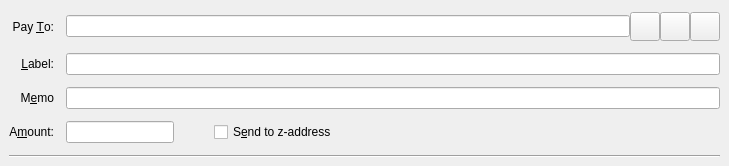
<?xml version="1.0" encoding="UTF-8"?>
<ui version="4.0">
 <class>SendZCoinsEntry</class>
 <widget class="QStackedWidget" name="SendZCoinsEntry">
  <property name="geometry">
   <rect>
    <x>0</x>
    <y>0</y>
    <width>729</width>
    <height>166</height>
   </rect>
  </property>
  <property name="focusPolicy">
   <enum>Qt::TabFocus</enum>
  </property>
  <property name="autoFillBackground">
   <bool>false</bool>
  </property>
  <widget class="QFrame" name="SendZCoins">
   <property name="toolTip">
    <string>This is a normal payment.</string>
   </property>
   <property name="frameShape">
    <enum>QFrame::NoFrame</enum>
   </property>
   <layout class="QGridLayout" name="gridLayout">
    <property name="topMargin">
     <number>8</number>
    </property>
    <property name="bottomMargin">
     <number>4</number>
    </property>
    <property name="horizontalSpacing">
     <number>12</number>
    </property>
    <property name="verticalSpacing">
     <number>8</number>
    </property>
    <item row="1" column="1">
     <widget class="QLineEdit" name="addAsLabel">
      <property name="toolTip">
       <string>Enter a label for this address to add it to the list of used addresses</string>
      </property>
     </widget>
    </item>
    <item row="5" column="0" colspan="2">
     <widget class="Line" name="line">
      <property name="orientation">
       <enum>Qt::Horizontal</enum>
      </property>
     </widget>
    </item>
    <item row="0" column="0">
     <widget class="QLabel" name="payToLabel">
      <property name="text">
       <string>Pay &amp;To:</string>
      </property>
      <property name="alignment">
       <set>Qt::AlignRight|Qt::AlignTrailing|Qt::AlignVCenter</set>
      </property>
      <property name="buddy">
       <cstring>payTo</cstring>
      </property>
     </widget>
    </item>
    <item row="3" column="0">
     <widget class="QLabel" name="amountLabel">
      <property name="text">
       <string>A&amp;mount:</string>
      </property>
      <property name="alignment">
       <set>Qt::AlignRight|Qt::AlignTrailing|Qt::AlignVCenter</set>
      </property>
      <property name="buddy">
       <cstring>payAmount</cstring>
      </property>
     </widget>
    </item>
    <item row="0" column="1">
     <layout class="QHBoxLayout" name="payToLayout">
      <property name="spacing">
       <number>0</number>
      </property>
      <item>
       <widget class="QValidatedLineEdit" name="payTo">
        <property name="toolTip">
         <string>The ConbiniCoin address to send the payment to</string>
        </property>
       </widget>
      </item>
      <item>
       <widget class="QToolButton" name="addressBookButton">
        <property name="toolTip">
         <string>Choose previously used address</string>
        </property>
        <property name="text">
         <string/>
        </property>
        <property name="icon">
         <iconset resource="../bitcoin.qrc">
          <normaloff>:/images/addressbook1</normaloff>:/images/addressbook1</iconset>
        </property>
        <property name="iconSize">
         <size>
          <width>22</width>
          <height>22</height>
         </size>
        </property>
        <property name="shortcut">
         <string>Alt+A</string>
        </property>
       </widget>
      </item>
      <item>
       <widget class="QToolButton" name="pasteButton">
        <property name="toolTip">
         <string>Paste address from clipboard</string>
        </property>
        <property name="text">
         <string/>
        </property>
        <property name="icon">
         <iconset resource="../bitcoin.qrc">
          <normaloff>:/images/paste</normaloff>:/images/paste</iconset>
        </property>
        <property name="iconSize">
         <size>
          <width>22</width>
          <height>22</height>
         </size>
        </property>
        <property name="shortcut">
         <string>Alt+P</string>
        </property>
       </widget>
      </item>
      <item>
       <widget class="QToolButton" name="deleteButton">
        <property name="toolTip">
         <string>Remove this entry</string>
        </property>
        <property name="text">
         <string/>
        </property>
        <property name="icon">
         <iconset resource="../bitcoin.qrc">
          <normaloff>:/images/clear</normaloff>:/images/clear</iconset>
        </property>
        <property name="iconSize">
         <size>
          <width>22</width>
          <height>22</height>
         </size>
        </property>
       </widget>
      </item>
     </layout>
    </item>
    <item row="1" column="0">
     <widget class="QLabel" name="labellLabel">
      <property name="text">
       <string>&amp;Label:</string>
      </property>
      <property name="alignment">
       <set>Qt::AlignRight|Qt::AlignTrailing|Qt::AlignVCenter</set>
      </property>
      <property name="buddy">
       <cstring>addAsLabel</cstring>
      </property>
     </widget>
    </item>
    <item row="2" column="0">
     <widget class="QLabel" name="memoLabel">
      <property name="text">
       <string>M&amp;emo</string>
      </property>
      <property name="alignment">
       <set>Qt::AlignRight|Qt::AlignTrailing|Qt::AlignVCenter</set>
      </property>
      <property name="buddy">
       <cstring>addAsLabel</cstring>
      </property>
     </widget>
    </item>
    <item row="2" column="1">
     <widget class="QLineEdit" name="addAsMemo">
      <property name="toolTip">
       <string>Enter a label for this address to add it to the list of used addresses</string>
      </property>
     </widget>
    </item>
    <item row="3" column="1">
     <layout class="QHBoxLayout" name="horizontalLayoutAmount" stretch="0,0,1">
      <item>
       <widget class="BitcoinAmountField" name="payAmount"/>
      </item>
      <item>
       <spacer name="horizontalSpacer">
        <property name="orientation">
         <enum>Qt::Horizontal</enum>
        </property>
        <property name="sizeHint" stdset="0">
         <size>
          <width>40</width>
          <height>20</height>
         </size>
        </property>
       </spacer>
      </item>
      <item>
       <widget class="QCheckBox" name="checkboxSendToZAddress">
        <property name="toolTip">
         <string>The fee will be deducted from the amount being sent. The recipient will receive less conbinicoins than you enter in the amount field. If multiple recipients are selected, the fee is split equally.</string>
        </property>
        <property name="text">
         <string>S&amp;end to z-address</string>
        </property>
       </widget>
      </item>
     </layout>
    </item>
   </layout>
  </widget>
  <widget class="QFrame" name="SendZCoins_UnauthenticatedPaymentRequest">
   <property name="palette">
    <palette>
     <active>
      <colorrole role="WindowText">
       <brush brushstyle="SolidPattern">
        <color alpha="255">
         <red>0</red>
         <green>0</green>
         <blue>0</blue>
        </color>
       </brush>
      </colorrole>
      <colorrole role="Button">
       <brush brushstyle="SolidPattern">
        <color alpha="255">
         <red>255</red>
         <green>255</green>
         <blue>127</blue>
        </color>
       </brush>
      </colorrole>
      <colorrole role="Light">
       <brush brushstyle="SolidPattern">
        <color alpha="255">
         <red>255</red>
         <green>255</green>
         <blue>255</blue>
        </color>
       </brush>
      </colorrole>
      <colorrole role="Midlight">
       <brush brushstyle="SolidPattern">
        <color alpha="255">
         <red>255</red>
         <green>255</green>
         <blue>191</blue>
        </color>
       </brush>
      </colorrole>
      <colorrole role="Dark">
       <brush brushstyle="SolidPattern">
        <color alpha="255">
         <red>127</red>
         <green>127</green>
         <blue>63</blue>
        </color>
       </brush>
      </colorrole>
      <colorrole role="Mid">
       <brush brushstyle="SolidPattern">
        <color alpha="255">
         <red>170</red>
         <green>170</green>
         <blue>84</blue>
        </color>
       </brush>
      </colorrole>
      <colorrole role="Text">
       <brush brushstyle="SolidPattern">
        <color alpha="255">
         <red>0</red>
         <green>0</green>
         <blue>0</blue>
        </color>
       </brush>
      </colorrole>
      <colorrole role="BrightText">
       <brush brushstyle="SolidPattern">
        <color alpha="255">
         <red>255</red>
         <green>255</green>
         <blue>255</blue>
        </color>
       </brush>
      </colorrole>
      <colorrole role="ButtonText">
       <brush brushstyle="SolidPattern">
        <color alpha="255">
         <red>0</red>
         <green>0</green>
         <blue>0</blue>
        </color>
       </brush>
      </colorrole>
      <colorrole role="Base">
       <brush brushstyle="SolidPattern">
        <color alpha="255">
         <red>255</red>
         <green>255</green>
         <blue>255</blue>
        </color>
       </brush>
      </colorrole>
      <colorrole role="Window">
       <brush brushstyle="SolidPattern">
        <color alpha="255">
         <red>255</red>
         <green>255</green>
         <blue>127</blue>
        </color>
       </brush>
      </colorrole>
      <colorrole role="Shadow">
       <brush brushstyle="SolidPattern">
        <color alpha="255">
         <red>0</red>
         <green>0</green>
         <blue>0</blue>
        </color>
       </brush>
      </colorrole>
      <colorrole role="AlternateBase">
       <brush brushstyle="SolidPattern">
        <color alpha="255">
         <red>255</red>
         <green>255</green>
         <blue>191</blue>
        </color>
       </brush>
      </colorrole>
      <colorrole role="ToolTipBase">
       <brush brushstyle="SolidPattern">
        <color alpha="255">
         <red>255</red>
         <green>255</green>
         <blue>220</blue>
        </color>
       </brush>
      </colorrole>
      <colorrole role="ToolTipText">
       <brush brushstyle="SolidPattern">
        <color alpha="255">
         <red>0</red>
         <green>0</green>
         <blue>0</blue>
        </color>
       </brush>
      </colorrole>
     </active>
     <inactive>
      <colorrole role="WindowText">
       <brush brushstyle="SolidPattern">
        <color alpha="255">
         <red>0</red>
         <green>0</green>
         <blue>0</blue>
        </color>
       </brush>
      </colorrole>
      <colorrole role="Button">
       <brush brushstyle="SolidPattern">
        <color alpha="255">
         <red>255</red>
         <green>255</green>
         <blue>127</blue>
        </color>
       </brush>
      </colorrole>
      <colorrole role="Light">
       <brush brushstyle="SolidPattern">
        <color alpha="255">
         <red>255</red>
         <green>255</green>
         <blue>255</blue>
        </color>
       </brush>
      </colorrole>
      <colorrole role="Midlight">
       <brush brushstyle="SolidPattern">
        <color alpha="255">
         <red>255</red>
         <green>255</green>
         <blue>191</blue>
        </color>
       </brush>
      </colorrole>
      <colorrole role="Dark">
       <brush brushstyle="SolidPattern">
        <color alpha="255">
         <red>127</red>
         <green>127</green>
         <blue>63</blue>
        </color>
       </brush>
      </colorrole>
      <colorrole role="Mid">
       <brush brushstyle="SolidPattern">
        <color alpha="255">
         <red>170</red>
         <green>170</green>
         <blue>84</blue>
        </color>
       </brush>
      </colorrole>
      <colorrole role="Text">
       <brush brushstyle="SolidPattern">
        <color alpha="255">
         <red>0</red>
         <green>0</green>
         <blue>0</blue>
        </color>
       </brush>
      </colorrole>
      <colorrole role="BrightText">
       <brush brushstyle="SolidPattern">
        <color alpha="255">
         <red>255</red>
         <green>255</green>
         <blue>255</blue>
        </color>
       </brush>
      </colorrole>
      <colorrole role="ButtonText">
       <brush brushstyle="SolidPattern">
        <color alpha="255">
         <red>0</red>
         <green>0</green>
         <blue>0</blue>
        </color>
       </brush>
      </colorrole>
      <colorrole role="Base">
       <brush brushstyle="SolidPattern">
        <color alpha="255">
         <red>255</red>
         <green>255</green>
         <blue>255</blue>
        </color>
       </brush>
      </colorrole>
      <colorrole role="Window">
       <brush brushstyle="SolidPattern">
        <color alpha="255">
         <red>255</red>
         <green>255</green>
         <blue>127</blue>
        </color>
       </brush>
      </colorrole>
      <colorrole role="Shadow">
       <brush brushstyle="SolidPattern">
        <color alpha="255">
         <red>0</red>
         <green>0</green>
         <blue>0</blue>
        </color>
       </brush>
      </colorrole>
      <colorrole role="AlternateBase">
       <brush brushstyle="SolidPattern">
        <color alpha="255">
         <red>255</red>
         <green>255</green>
         <blue>191</blue>
        </color>
       </brush>
      </colorrole>
      <colorrole role="ToolTipBase">
       <brush brushstyle="SolidPattern">
        <color alpha="255">
         <red>255</red>
         <green>255</green>
         <blue>220</blue>
        </color>
       </brush>
      </colorrole>
      <colorrole role="ToolTipText">
       <brush brushstyle="SolidPattern">
        <color alpha="255">
         <red>0</red>
         <green>0</green>
         <blue>0</blue>
        </color>
       </brush>
      </colorrole>
     </inactive>
     <disabled>
      <colorrole role="WindowText">
       <brush brushstyle="SolidPattern">
        <color alpha="255">
         <red>127</red>
         <green>127</green>
         <blue>63</blue>
        </color>
       </brush>
      </colorrole>
      <colorrole role="Button">
       <brush brushstyle="SolidPattern">
        <color alpha="255">
         <red>255</red>
         <green>255</green>
         <blue>127</blue>
        </color>
       </brush>
      </colorrole>
      <colorrole role="Light">
       <brush brushstyle="SolidPattern">
        <color alpha="255">
         <red>255</red>
         <green>255</green>
         <blue>255</blue>
        </color>
       </brush>
      </colorrole>
      <colorrole role="Midlight">
       <brush brushstyle="SolidPattern">
        <color alpha="255">
         <red>255</red>
         <green>255</green>
         <blue>191</blue>
        </color>
       </brush>
      </colorrole>
      <colorrole role="Dark">
       <brush brushstyle="SolidPattern">
        <color alpha="255">
         <red>127</red>
         <green>127</green>
         <blue>63</blue>
        </color>
       </brush>
      </colorrole>
      <colorrole role="Mid">
       <brush brushstyle="SolidPattern">
        <color alpha="255">
         <red>170</red>
         <green>170</green>
         <blue>84</blue>
        </color>
       </brush>
      </colorrole>
      <colorrole role="Text">
       <brush brushstyle="SolidPattern">
        <color alpha="255">
         <red>127</red>
         <green>127</green>
         <blue>63</blue>
        </color>
       </brush>
      </colorrole>
      <colorrole role="BrightText">
       <brush brushstyle="SolidPattern">
        <color alpha="255">
         <red>255</red>
         <green>255</green>
         <blue>255</blue>
        </color>
       </brush>
      </colorrole>
      <colorrole role="ButtonText">
       <brush brushstyle="SolidPattern">
        <color alpha="255">
         <red>127</red>
         <green>127</green>
         <blue>63</blue>
        </color>
       </brush>
      </colorrole>
      <colorrole role="Base">
       <brush brushstyle="SolidPattern">
        <color alpha="255">
         <red>255</red>
         <green>255</green>
         <blue>127</blue>
        </color>
       </brush>
      </colorrole>
      <colorrole role="Window">
       <brush brushstyle="SolidPattern">
        <color alpha="255">
         <red>255</red>
         <green>255</green>
         <blue>127</blue>
        </color>
       </brush>
      </colorrole>
      <colorrole role="Shadow">
       <brush brushstyle="SolidPattern">
        <color alpha="255">
         <red>0</red>
         <green>0</green>
         <blue>0</blue>
        </color>
       </brush>
      </colorrole>
      <colorrole role="AlternateBase">
       <brush brushstyle="SolidPattern">
        <color alpha="255">
         <red>255</red>
         <green>255</green>
         <blue>127</blue>
        </color>
       </brush>
      </colorrole>
      <colorrole role="ToolTipBase">
       <brush brushstyle="SolidPattern">
        <color alpha="255">
         <red>255</red>
         <green>255</green>
         <blue>220</blue>
        </color>
       </brush>
      </colorrole>
      <colorrole role="ToolTipText">
       <brush brushstyle="SolidPattern">
        <color alpha="255">
         <red>0</red>
         <green>0</green>
         <blue>0</blue>
        </color>
       </brush>
      </colorrole>
     </disabled>
    </palette>
   </property>
   <property name="toolTip">
    <string>This is an unauthenticated payment request.</string>
   </property>
   <property name="autoFillBackground">
    <bool>true</bool>
   </property>
   <property name="frameShape">
    <enum>QFrame::NoFrame</enum>
   </property>
   <layout class="QGridLayout" name="gridLayout_is">
    <property name="spacing">
     <number>12</number>
    </property>
    <item row="0" column="1">
     <layout class="QHBoxLayout" name="payToLayout_is">
      <property name="spacing">
       <number>0</number>
      </property>
      <item>
       <widget class="QLabel" name="payTo_is"/>
      </item>
      <item>
       <widget class="QToolButton" name="deleteButton_is">
        <property name="toolTip">
         <string>Remove this entry</string>
        </property>
        <property name="text">
         <string/>
        </property>
        <property name="icon">
         <iconset resource="../bitcoin.qrc">
          <normaloff>:/images/clear</normaloff>:/images/clear</iconset>
        </property>
       </widget>
      </item>
     </layout>
    </item>
    <item row="0" column="0">
     <widget class="QLabel" name="payToLabel_is">
      <property name="text">
       <string>Pay To:</string>
      </property>
      <property name="alignment">
       <set>Qt::AlignRight|Qt::AlignTrailing|Qt::AlignVCenter</set>
      </property>
     </widget>
    </item>
    <item row="1" column="0">
     <widget class="QLabel" name="amountLabel_is">
      <property name="text">
       <string>A&amp;mount:</string>
      </property>
      <property name="alignment">
       <set>Qt::AlignRight|Qt::AlignTrailing|Qt::AlignVCenter</set>
      </property>
      <property name="buddy">
       <cstring>payAmount_is</cstring>
      </property>
     </widget>
    </item>
    <item row="1" column="1">
     <widget class="BitcoinAmountField" name="payAmount_is">
      <property name="acceptDrops">
       <bool>false</bool>
      </property>
     </widget>
    </item>
   </layout>
  </widget>
  <widget class="QFrame" name="SendZCoins_AuthenticatedPaymentRequest">
   <property name="palette">
    <palette>
     <active>
      <colorrole role="WindowText">
       <brush brushstyle="SolidPattern">
        <color alpha="255">
         <red>0</red>
         <green>0</green>
         <blue>0</blue>
        </color>
       </brush>
      </colorrole>
      <colorrole role="Button">
       <brush brushstyle="SolidPattern">
        <color alpha="255">
         <red>140</red>
         <green>232</green>
         <blue>119</blue>
        </color>
       </brush>
      </colorrole>
      <colorrole role="Light">
       <brush brushstyle="SolidPattern">
        <color alpha="255">
         <red>230</red>
         <green>255</green>
         <blue>224</blue>
        </color>
       </brush>
      </colorrole>
      <colorrole role="Midlight">
       <brush brushstyle="SolidPattern">
        <color alpha="255">
         <red>185</red>
         <green>243</green>
         <blue>171</blue>
        </color>
       </brush>
      </colorrole>
      <colorrole role="Dark">
       <brush brushstyle="SolidPattern">
        <color alpha="255">
         <red>70</red>
         <green>116</green>
         <blue>59</blue>
        </color>
       </brush>
      </colorrole>
      <colorrole role="Mid">
       <brush brushstyle="SolidPattern">
        <color alpha="255">
         <red>93</red>
         <green>155</green>
         <blue>79</blue>
        </color>
       </brush>
      </colorrole>
      <colorrole role="Text">
       <brush brushstyle="SolidPattern">
        <color alpha="255">
         <red>0</red>
         <green>0</green>
         <blue>0</blue>
        </color>
       </brush>
      </colorrole>
      <colorrole role="BrightText">
       <brush brushstyle="SolidPattern">
        <color alpha="255">
         <red>155</red>
         <green>255</green>
         <blue>147</blue>
        </color>
       </brush>
      </colorrole>
      <colorrole role="ButtonText">
       <brush brushstyle="SolidPattern">
        <color alpha="255">
         <red>0</red>
         <green>0</green>
         <blue>0</blue>
        </color>
       </brush>
      </colorrole>
      <colorrole role="Base">
       <brush brushstyle="SolidPattern">
        <color alpha="255">
         <red>119</red>
         <green>255</green>
         <blue>233</blue>
        </color>
       </brush>
      </colorrole>
      <colorrole role="Window">
       <brush brushstyle="SolidPattern">
        <color alpha="255">
         <red>140</red>
         <green>232</green>
         <blue>119</blue>
        </color>
       </brush>
      </colorrole>
      <colorrole role="Shadow">
       <brush brushstyle="SolidPattern">
        <color alpha="255">
         <red>0</red>
         <green>0</green>
         <blue>0</blue>
        </color>
       </brush>
      </colorrole>
      <colorrole role="AlternateBase">
       <brush brushstyle="SolidPattern">
        <color alpha="255">
         <red>197</red>
         <green>243</green>
         <blue>187</blue>
        </color>
       </brush>
      </colorrole>
      <colorrole role="NoRole">
       <brush brushstyle="SolidPattern">
        <color alpha="255">
         <red>125</red>
         <green>194</green>
         <blue>122</blue>
        </color>
       </brush>
      </colorrole>
      <colorrole role="ToolTipBase">
       <brush brushstyle="SolidPattern">
        <color alpha="255">
         <red>255</red>
         <green>255</green>
         <blue>220</blue>
        </color>
       </brush>
      </colorrole>
      <colorrole role="ToolTipText">
       <brush brushstyle="SolidPattern">
        <color alpha="255">
         <red>0</red>
         <green>0</green>
         <blue>0</blue>
        </color>
       </brush>
      </colorrole>
     </active>
     <inactive>
      <colorrole role="WindowText">
       <brush brushstyle="SolidPattern">
        <color alpha="255">
         <red>0</red>
         <green>0</green>
         <blue>0</blue>
        </color>
       </brush>
      </colorrole>
      <colorrole role="Button">
       <brush brushstyle="SolidPattern">
        <color alpha="255">
         <red>140</red>
         <green>232</green>
         <blue>119</blue>
        </color>
       </brush>
      </colorrole>
      <colorrole role="Light">
       <brush brushstyle="SolidPattern">
        <color alpha="255">
         <red>230</red>
         <green>255</green>
         <blue>224</blue>
        </color>
       </brush>
      </colorrole>
      <colorrole role="Midlight">
       <brush brushstyle="SolidPattern">
        <color alpha="255">
         <red>185</red>
         <green>243</green>
         <blue>171</blue>
        </color>
       </brush>
      </colorrole>
      <colorrole role="Dark">
       <brush brushstyle="SolidPattern">
        <color alpha="255">
         <red>70</red>
         <green>116</green>
         <blue>59</blue>
        </color>
       </brush>
      </colorrole>
      <colorrole role="Mid">
       <brush brushstyle="SolidPattern">
        <color alpha="255">
         <red>93</red>
         <green>155</green>
         <blue>79</blue>
        </color>
       </brush>
      </colorrole>
      <colorrole role="Text">
       <brush brushstyle="SolidPattern">
        <color alpha="255">
         <red>0</red>
         <green>0</green>
         <blue>0</blue>
        </color>
       </brush>
      </colorrole>
      <colorrole role="BrightText">
       <brush brushstyle="SolidPattern">
        <color alpha="255">
         <red>155</red>
         <green>255</green>
         <blue>147</blue>
        </color>
       </brush>
      </colorrole>
      <colorrole role="ButtonText">
       <brush brushstyle="SolidPattern">
        <color alpha="255">
         <red>0</red>
         <green>0</green>
         <blue>0</blue>
        </color>
       </brush>
      </colorrole>
      <colorrole role="Base">
       <brush brushstyle="SolidPattern">
        <color alpha="255">
         <red>119</red>
         <green>255</green>
         <blue>233</blue>
        </color>
       </brush>
      </colorrole>
      <colorrole role="Window">
       <brush brushstyle="SolidPattern">
        <color alpha="255">
         <red>140</red>
         <green>232</green>
         <blue>119</blue>
        </color>
       </brush>
      </colorrole>
      <colorrole role="Shadow">
       <brush brushstyle="SolidPattern">
        <color alpha="255">
         <red>0</red>
         <green>0</green>
         <blue>0</blue>
        </color>
       </brush>
      </colorrole>
      <colorrole role="AlternateBase">
       <brush brushstyle="SolidPattern">
        <color alpha="255">
         <red>197</red>
         <green>243</green>
         <blue>187</blue>
        </color>
       </brush>
      </colorrole>
      <colorrole role="NoRole">
       <brush brushstyle="SolidPattern">
        <color alpha="255">
         <red>125</red>
         <green>194</green>
         <blue>122</blue>
        </color>
       </brush>
      </colorrole>
      <colorrole role="ToolTipBase">
       <brush brushstyle="SolidPattern">
        <color alpha="255">
         <red>255</red>
         <green>255</green>
         <blue>220</blue>
        </color>
       </brush>
      </colorrole>
      <colorrole role="ToolTipText">
       <brush brushstyle="SolidPattern">
        <color alpha="255">
         <red>0</red>
         <green>0</green>
         <blue>0</blue>
        </color>
       </brush>
      </colorrole>
     </inactive>
     <disabled>
      <colorrole role="WindowText">
       <brush brushstyle="SolidPattern">
        <color alpha="255">
         <red>70</red>
         <green>116</green>
         <blue>59</blue>
        </color>
       </brush>
      </colorrole>
      <colorrole role="Button">
       <brush brushstyle="SolidPattern">
        <color alpha="255">
         <red>140</red>
         <green>232</green>
         <blue>119</blue>
        </color>
       </brush>
      </colorrole>
      <colorrole role="Light">
       <brush brushstyle="SolidPattern">
        <color alpha="255">
         <red>230</red>
         <green>255</green>
         <blue>224</blue>
        </color>
       </brush>
      </colorrole>
      <colorrole role="Midlight">
       <brush brushstyle="SolidPattern">
        <color alpha="255">
         <red>185</red>
         <green>243</green>
         <blue>171</blue>
        </color>
       </brush>
      </colorrole>
      <colorrole role="Dark">
       <brush brushstyle="SolidPattern">
        <color alpha="255">
         <red>70</red>
         <green>116</green>
         <blue>59</blue>
        </color>
       </brush>
      </colorrole>
      <colorrole role="Mid">
       <brush brushstyle="SolidPattern">
        <color alpha="255">
         <red>93</red>
         <green>155</green>
         <blue>79</blue>
        </color>
       </brush>
      </colorrole>
      <colorrole role="Text">
       <brush brushstyle="SolidPattern">
        <color alpha="255">
         <red>70</red>
         <green>116</green>
         <blue>59</blue>
        </color>
       </brush>
      </colorrole>
      <colorrole role="BrightText">
       <brush brushstyle="SolidPattern">
        <color alpha="255">
         <red>155</red>
         <green>255</green>
         <blue>147</blue>
        </color>
       </brush>
      </colorrole>
      <colorrole role="ButtonText">
       <brush brushstyle="SolidPattern">
        <color alpha="255">
         <red>70</red>
         <green>116</green>
         <blue>59</blue>
        </color>
       </brush>
      </colorrole>
      <colorrole role="Base">
       <brush brushstyle="SolidPattern">
        <color alpha="255">
         <red>140</red>
         <green>232</green>
         <blue>119</blue>
        </color>
       </brush>
      </colorrole>
      <colorrole role="Window">
       <brush brushstyle="SolidPattern">
        <color alpha="255">
         <red>140</red>
         <green>232</green>
         <blue>119</blue>
        </color>
       </brush>
      </colorrole>
      <colorrole role="Shadow">
       <brush brushstyle="SolidPattern">
        <color alpha="255">
         <red>0</red>
         <green>0</green>
         <blue>0</blue>
        </color>
       </brush>
      </colorrole>
      <colorrole role="AlternateBase">
       <brush brushstyle="SolidPattern">
        <color alpha="255">
         <red>140</red>
         <green>232</green>
         <blue>119</blue>
        </color>
       </brush>
      </colorrole>
      <colorrole role="NoRole">
       <brush brushstyle="SolidPattern">
        <color alpha="255">
         <red>125</red>
         <green>194</green>
         <blue>122</blue>
        </color>
       </brush>
      </colorrole>
      <colorrole role="ToolTipBase">
       <brush brushstyle="SolidPattern">
        <color alpha="255">
         <red>255</red>
         <green>255</green>
         <blue>220</blue>
        </color>
       </brush>
      </colorrole>
      <colorrole role="ToolTipText">
       <brush brushstyle="SolidPattern">
        <color alpha="255">
         <red>0</red>
         <green>0</green>
         <blue>0</blue>
        </color>
       </brush>
      </colorrole>
     </disabled>
    </palette>
   </property>
   <property name="toolTip">
    <string>This is an authenticated payment request.</string>
   </property>
   <property name="autoFillBackground">
    <bool>true</bool>
   </property>
   <property name="frameShape">
    <enum>QFrame::NoFrame</enum>
   </property>
   <layout class="QGridLayout" name="gridLayout_s">
    <property name="spacing">
     <number>12</number>
    </property>
    <item row="1" column="0">
     <widget class="QLabel" name="amountLabel_s">
      <property name="text">
       <string>A&amp;mount:</string>
      </property>
      <property name="alignment">
       <set>Qt::AlignRight|Qt::AlignTrailing|Qt::AlignVCenter</set>
      </property>
      <property name="buddy">
       <cstring>payAmount_s</cstring>
      </property>
     </widget>
    </item>
    <item row="0" column="0">
     <widget class="QLabel" name="payToLabel_s">
      <property name="text">
       <string>Pay To:</string>
      </property>
      <property name="alignment">
       <set>Qt::AlignRight|Qt::AlignTrailing|Qt::AlignVCenter</set>
      </property>
     </widget>
    </item>
    <item row="0" column="1">
     <layout class="QHBoxLayout" name="payToLayout_s">
      <property name="spacing">
       <number>0</number>
      </property>
      <item>
       <widget class="QLabel" name="payTo_s">
        <property name="textFormat">
         <enum>Qt::PlainText</enum>
        </property>
       </widget>
      </item>
      <item>
       <widget class="QToolButton" name="deleteButton_s">
        <property name="toolTip">
         <string>Remove this entry</string>
        </property>
        <property name="text">
         <string/>
        </property>
        <property name="icon">
         <iconset resource="../bitcoin.qrc">
          <normaloff>:/images/clear</normaloff>:/images/clear</iconset>
        </property>
       </widget>
      </item>
     </layout>
    </item>
    <item row="1" column="1">
     <widget class="BitcoinAmountField" name="payAmount_s">
      <property name="acceptDrops">
       <bool>false</bool>
      </property>
     </widget>
    </item>
   </layout>
  </widget>
 </widget>
 <customwidgets>
  <customwidget>
   <class>BitcoinAmountField</class>
   <extends>QLineEdit</extends>
   <header>bitcoinamountfield.h</header>
   <container>1</container>
  </customwidget>
  <customwidget>
   <class>QValidatedLineEdit</class>
   <extends>QLineEdit</extends>
   <header>qvalidatedlineedit.h</header>
  </customwidget>
 </customwidgets>
 <tabstops>
  <tabstop>payTo</tabstop>
  <tabstop>addressBookButton</tabstop>
  <tabstop>pasteButton</tabstop>
  <tabstop>deleteButton</tabstop>
  <tabstop>addAsLabel</tabstop>
  <tabstop>addAsMemo</tabstop>
  <tabstop>payAmount</tabstop>
  <tabstop>checkboxSendToZAddress</tabstop>
  <tabstop>payAmount_is</tabstop>
  <tabstop>deleteButton_is</tabstop>
  <tabstop>deleteButton_s</tabstop>
  <tabstop>payAmount_s</tabstop>
 </tabstops>
 <resources>
  <include location="../bitcoin.qrc"/>
 </resources>
 <connections/>
</ui>
